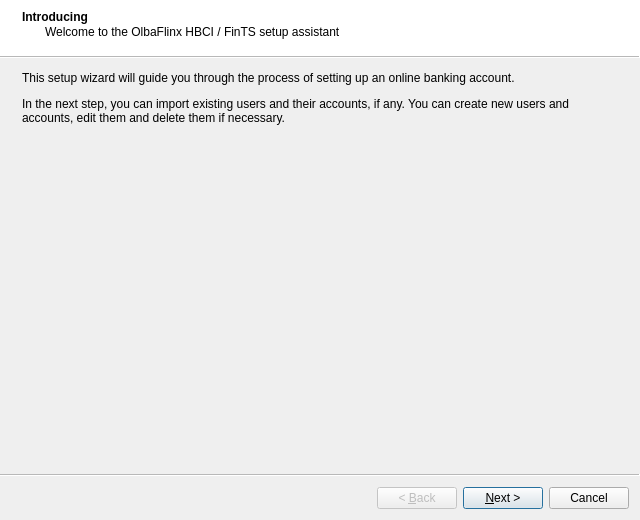
<?xml version="1.0" encoding="UTF-8"?>
<ui version="4.0">
 <author>Alexander Saal &lt;deloper@olbaflinx.chm-projects.de&gt;</author>
 <class>UiSetupAssistant</class>
 <widget class="QWizard" name="UiSetupAssistant">
  <property name="geometry">
   <rect>
    <x>0</x>
    <y>0</y>
    <width>640</width>
    <height>520</height>
   </rect>
  </property>
  <property name="minimumSize">
   <size>
    <width>640</width>
    <height>520</height>
   </size>
  </property>
  <property name="windowTitle">
   <string>Setup Assistant</string>
  </property>
  <property name="modal">
   <bool>true</bool>
  </property>
  <property name="wizardStyle">
   <enum>QWizard::ModernStyle</enum>
  </property>
  <widget class="QWizardPage" name="welcomePage">
   <property name="title">
    <string>Introducing</string>
   </property>
   <property name="subTitle">
    <string>Welcome to the OlbaFlinx HBCI / FinTS setup assistant</string>
   </property>
   <layout class="QVBoxLayout" name="vLayoutWelcomePage">
    <item>
     <widget class="QLabel" name="labelIntroducing">
      <property name="text">
       <string>&lt;html&gt;&lt;head/&gt;&lt;body&gt;&lt;p&gt;This setup wizard will guide you through the process of setting up an online banking account.&lt;/p&gt;&lt;p&gt;In the next step, you can import existing users and their accounts, if any. You can create new users and accounts, edit them and delete them if necessary.&lt;/p&gt;&lt;/body&gt;&lt;/html&gt;</string>
      </property>
      <property name="wordWrap">
       <bool>true</bool>
      </property>
     </widget>
    </item>
    <item>
     <spacer name="verticalSpacerWelcomePage">
      <property name="orientation">
       <enum>Qt::Vertical</enum>
      </property>
      <property name="sizeType">
       <enum>QSizePolicy::Expanding</enum>
      </property>
      <property name="sizeHint" stdset="0">
       <size>
        <width>20</width>
        <height>20</height>
       </size>
      </property>
     </spacer>
    </item>
   </layout>
  </widget>
  <widget class="olbaflinx::app::assistant::page::OptionPage" name="optionPage">
   <property name="title">
    <string>Account</string>
   </property>
   <property name="subTitle">
    <string>Here you can create, edit and delete users and their accounts</string>
   </property>
  </widget>
 </widget>
 <customwidgets>
  <customwidget>
   <class>olbaflinx::app::assistant::page::OptionPage</class>
   <extends>QWizardPage</extends>
   <header>OptionPage.h</header>
   <container>1</container>
  </customwidget>
 </customwidgets>
 <resources/>
 <connections/>
</ui>
